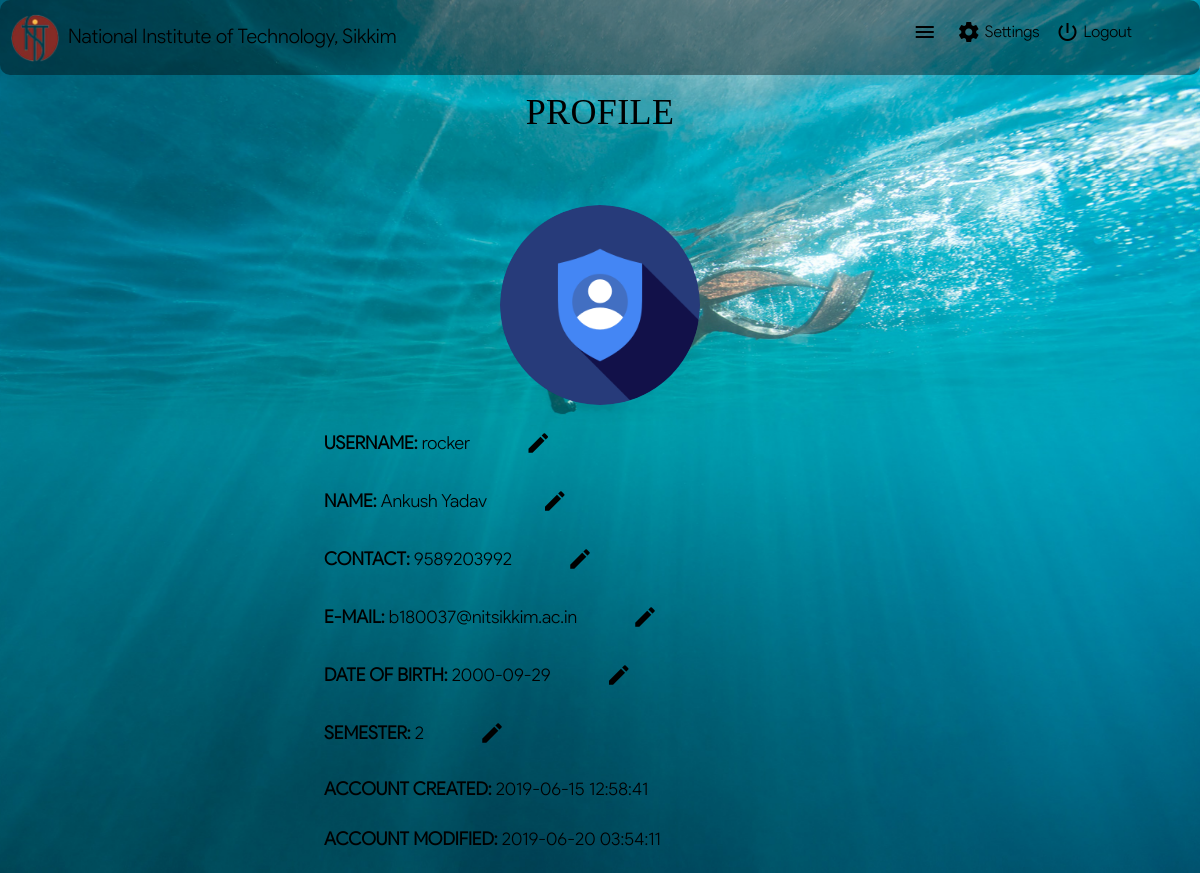
The page /profile.php (signed in) on the database as committed earlier.
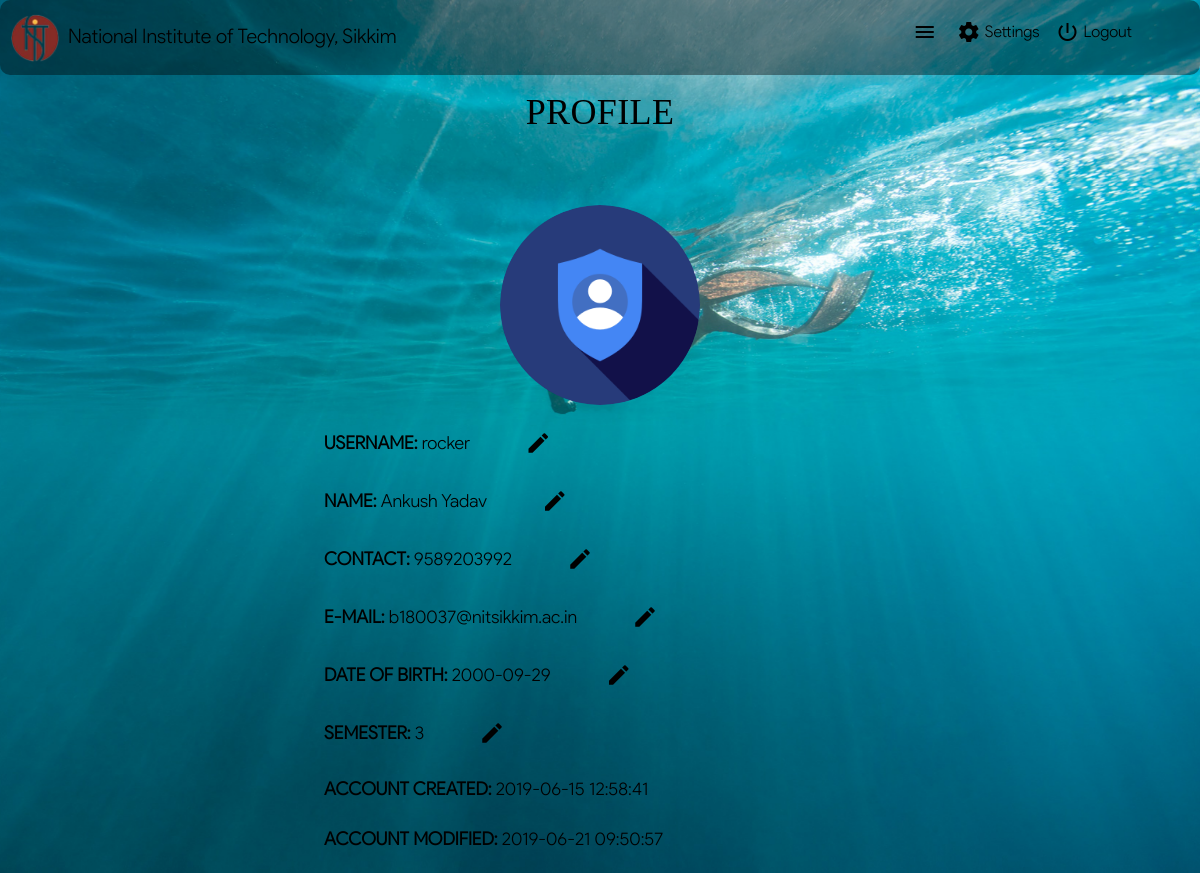
The same page on the database as committed later.
### tables this page shows
CREATE TABLE `members` (
  `uid` int(4) NOT NULL,
  `username` varchar(255) NOT NULL,
  `password` varchar(255) NOT NULL,
  `name` varchar(255) NOT NULL,
  `contact` varchar(255) NOT NULL,
  `email` varchar(255) NOT NULL,
  `dob` date DEFAULT NULL,
  `sem` int(2) NOT NULL,
  `created` timestamp NOT NULL DEFAULT current_timestamp(),
  `modified` timestamp NOT NULL DEFAULT current_timestamp() ON UPDATE current_timestamp()
);

### profile.php (the view, shortened to what this page needs)
<!DOCTYPE html>
<html lang="en">
  <head>
    <link rel="stylesheet" href="css/custom.css">
    <link rel="stylesheet" href="fonts/fonts.css">
  </head>
  <body style="font-family: 'Google Sans'" class="fixed-background">
    <section class="fixed-background">
      <div class="home-section">
        <?php
          include 'includes/header.php';
        ?>
      </div>
      <?php
        $profile_image = "images/profile_images/".$_SESSION['username'].".png";
        require_once 'includes/db_connect.php';
        $uid = $_SESSION['uid'];
        $query1 = "SELECT * FROM members WHERE uid = $uid";
        $result1 = $connect->query($query1);
        if ($result1->num_rows > 0) {
          while ($row = $result1->fetch_assoc()) {
            $username = $row['username'];
            $name = $row['name'];
            $contact = $row['contact'];
            $email = $row['email'];
            $dob = $row['dob'];
            $sem = $row['sem'];
            $created = $row['created'];
            $modified = $row['modified'];
          }
        }
      ?>
      <div class="container">
        <h2 class="section-heading" style="font-size: 36px">PROFILE</h2>
        <div class="image">
          <img src="<?php echo $profile_image ?>" class="profile_image">
        </div>
        <div class="profile_data">
          <p class="p_data" id="p_data_username"><b>USERNAME: </b><?php echo $username ?><a href="javascript:void(0)" onclick="javascript:edit('username')"><i class="edit-icon material-icons">edit</i></a></p>
          <p class="p_data" id="p_data_name"><b>NAME: </b><?php echo $name ?><a href="javascript:void(0)" onclick="javascript:edit('name')"><i class="edit-icon material-icons">edit</i></a></p>
          <p class="p_data" id="p_data_contact"><b>CONTACT: </b><?php echo $contact ?><a href="javascript:void(0)" onclick="javascript:edit('contact')"><i class="edit-icon material-icons">edit</i></a></p>
          <p class="p_data" id="p_data_email"><b>E-MAIL: </b><?php echo $email ?><a href="javascript:void(0)" onclick="javascript:edit('email')"><i class="edit-icon material-icons">edit</i></a></p>
          <p class="p_data" id="p_data_dob"><b>DATE OF BIRTH: </b><?php echo $dob ?><a href="javascript:void(0)" onclick="javascript:edit('dob')"><i class="edit-icon material-icons">edit</i></a></p>
          <p class="p_data" id="p_data_sem"><b>SEMESTER: </b><?php echo $sem ?><a href="javascript:void(0)" onclick="javascript:edit('sem')"><i class="edit-icon material-icons">edit</i></a></p>
          <p class="p_data"><b>ACCOUNT CREATED: </b><?php echo $created ?></p>
          <p class="p_data"><b>ACCOUNT MODIFIED: </b><?php echo $modified ?></p>
        </div>
      </div>
    </section>
  </body>
</html>

### includes/header.php (shortened to what this page needs)
<div id="header">
  <div id="header-content">
    <div class="logo"><a href="index.php"><img src="images/icons/logo.png" style="height: 50px; width: 50px"></a></div>
    <div class="logo-text">National Institute of Technology, Sikkim</div>
    <div class="menu_hide" id="menu_hide">
      <?php
        if (isset($_SESSION['uid'])) {
          ?>
            <div class="header-item" style="margin-right: 50px"><a id="logout_btn" href="javascript:void(0)" onclick="javascript:logout()"><i class="material-icons header-icon">power_settings_new</i>Logout</a></div>
            <div class="header-item"><a href="settings.php" style="cursor: pointer"><i class="material-icons header-icon">settings</i>Settings</a></div>
          <?php
        }
      ?>
      <div class="header-item"><a href="javascript:void(0)" onclick="javascript:menu_show()"><i class="material-icons header-icon">menu</i></a></div>
    </div>
  </div>
</div>

### css/custom.css (style rules this page uses)
html { overflow-x: hidden; font-size: 1em; scroll-behavior: smooth; }
a { text-decoration: none; color: #000; }
p { font-size: 18px; }
body { font-size: 16px; line-height: 1.8; color: rgb(0, 0, 0); font-weight: 300; }
.fixed-background { background-image: url('../images/background.jpg'); background-repeat: no-repeat; background-attachment: fixed; background-position: 100%; background-size: cover; }
.menu_hide { -webkit-animation: slideright 0.5s forwards; animation: slideright 0.5s forwards; }
#header { background-color: rgba(0, 0, 0, 0.4); position: fixed; z-index: 10; top: 0; left: 0; width: 100%; height: 75px; border-radius: 10px; }
#header #header-content { margin: 10px; }
.header-item { color: #000; float: right; padding: 8px; }
.header-icon { display: inline-block; vertical-align: middle; padding-right: 4px; padding-bottom: 2px; }
.logo { float: left; padding-top: 0.25%; }
.logo-text { color: #000; font-size: 20px; float: left; padding: 8px; }
.home-section { z-index: 10; margin: 80px 0; padding: 0 0; position: relative; }
.container { margin-top: 10px; margin-right: 20px; margin-left: 20px; }
.section-heading { text-align: center; font-weight: 400; font-family: 'Aquatico'; letter-spacing: 0.01em; font-size: 60px; color: #000; }
.image { padding-top: 30px; }
.profile_image { opacity: 0; height: 200px; width: 200px; border-radius: 50%; display: block; text-align: center; margin: auto; transition: all 0.2s ease-in; transform: translateX(30px); animation: fadeIn 1s ease 1 forwards; }
.profile_data { opacity: 0; display: block; margin: auto; margin-top: 20px; padding-left: 20px; width: 50%; height: auto; transform: translateX(-30px); animation: fadeIn 1s ease 1 forwards; }
.edit-icon { color: #000; font-size: 26px !important; display: inline-block; vertical-align: middle; margin-left: 50px; border: 5px solid transparent; margin-bottom: 4px; border-radius: 50%; transition: all 0.2s ease-in; }

Rows that differ between the two databases and show on the page:
changed members "rocker": sem "2" → "3"; modified "2019-06-20 03:54:11" → "2019-06-21 09:50:57"
